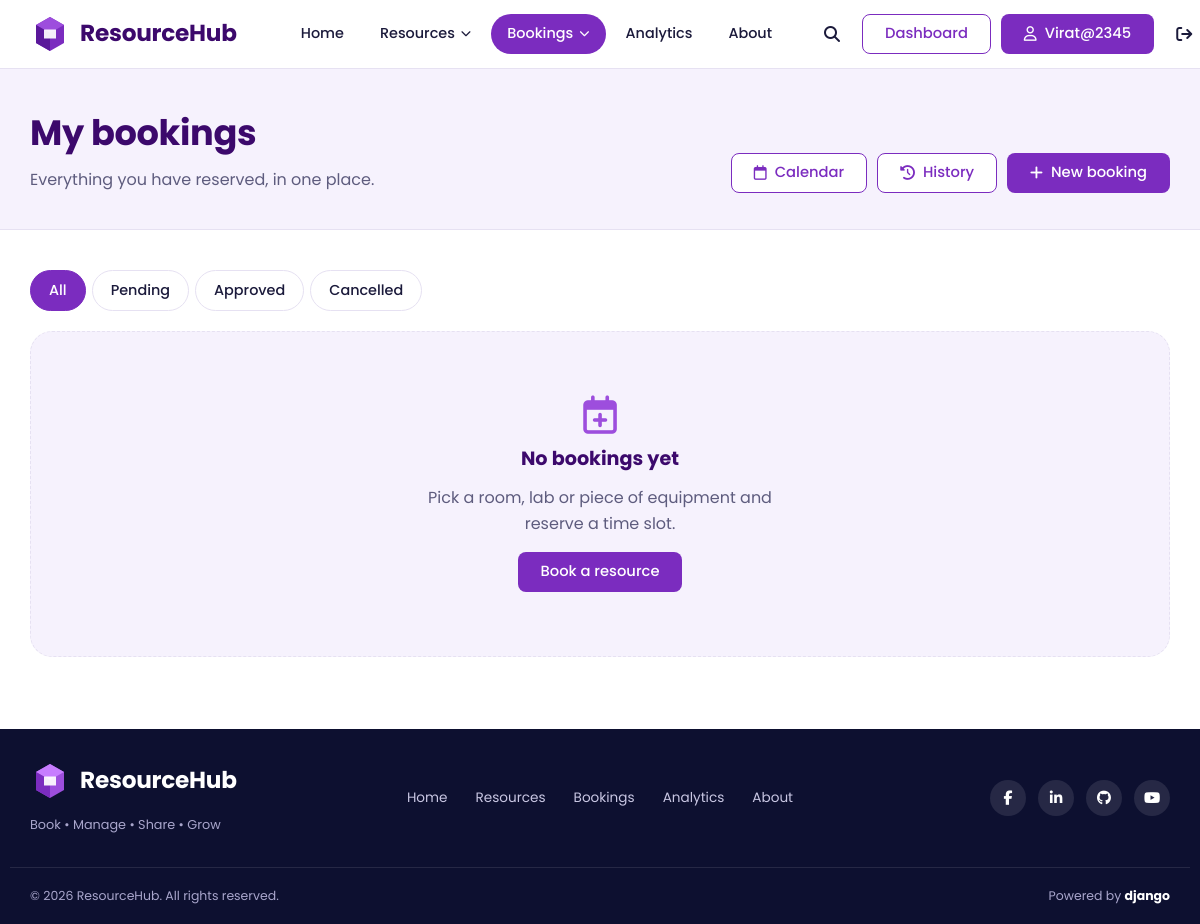
Before: /bookings/ (signed in) with the older database file.
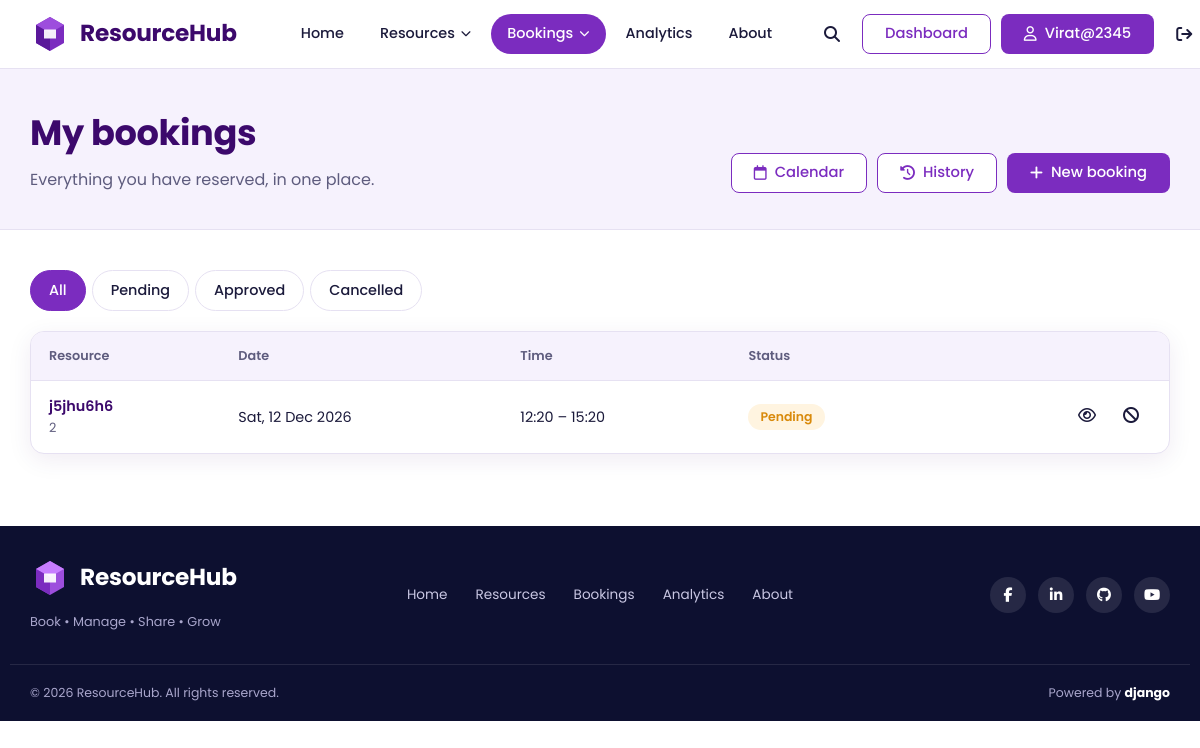
After: the same page with the newer database file.
### bookings/models.py (models this page shows)
class Booking(models.Model):
    user = models.ForeignKey('accounts.User', on_delete=models.CASCADE, related_name='bookings')
    resource = models.ForeignKey('resources.Resource', on_delete=models.CASCADE, related_name='bookings')
    start_time = models.DateTimeField()
    end_time = models.DateTimeField()
    purpose = models.TextField()
    priority_score = models.FloatField(default=0)
    is_recurring = models.BooleanField(default=False)
    recurrence_rule = models.CharField(max_length=100, blank=True)
    status = models.CharField(max_length=50, default='Pending')
    created_at = models.DateTimeField(auto_now_add=True)

### resources/models.py (models this page shows, shortened)
class Resource(models.Model):
    name = models.CharField(max_length=200)
    category = models.ForeignKey(ResourceCategory, on_delete=models.CASCADE)
    department = models.CharField(max_length=100)
    capacity = models.PositiveIntegerField()
    location = models.CharField(max_length=200)
    qr_code = models.CharField(
        max_length=255,
        unique=True,
        default=uuid.uuid4,
        editable=False
    )
    device_code = models.CharField(
        max_length=100,
        unique=True,
        default=generate_device_code,
        editable=False
    )
    open_time = models.TimeField()
    close_time = models.TimeField()
    status = models.CharField(max_length=50)
    description = models.TextField()

### bookings/views.py (the view)
# urls.py: path('', views.booking_list, name='booking_list'),
@login_required
def booking_list(request):
    bookings = Booking.objects.filter(
        user=request.user
    ).select_related('resource').order_by('-start_time')
    return render(request, 'bookings/booking_list.html', {
        'bookings': bookings
    })

### templates/bookings/booking_list.html (shortened to what this page needs)
{% extends 'core/base.html' %}
{% load static %}
{% block extra_css %}<link rel="stylesheet" href="{% static 'css/bookings.css' %}">{% endblock %}
{% block content %}
<section class="page-head">
  <div class="container page-head-inner">
    <div>
      <h1>My bookings</h1>
      <p>Everything you have reserved, in one place.</p>
    </div>
    <div class="head-actions">
      <a class="btn btn-outline" href="{% url 'bookings:booking_calendar' %}"><i class="fa-regular fa-calendar" aria-hidden="true"></i> Calendar</a>
      <a class="btn btn-outline" href="{% url 'bookings:booking_history' %}"><i class="fa-solid fa-clock-rotate-left" aria-hidden="true"></i> History</a>
      <a class="btn btn-primary" href="{% url 'resources:resource_list' %}">
    <i class="fa-solid fa-plus" aria-hidden="true"></i>
    New booking
</a>
    </div>
  </div>
</section>
<section class="section">
  <div class="container">
    <nav class="tabs" aria-label="Filter by status">
      <a class="tab{% if not request.GET.status %} active{% endif %}" href="{% url 'bookings:booking_list' %}">All</a>
      <a class="tab{% if request.GET.status == 'Pending' %} active{% endif %}" href="?status=Pending">Pending</a>
      <a class="tab{% if request.GET.status == 'Approved' %} active{% endif %}" href="?status=Approved">Approved</a>
      <a class="tab{% if request.GET.status == 'Cancelled' %} active{% endif %}" href="?status=Cancelled">Cancelled</a>
    </nav>
    {% if bookings %}
    <div class="panel flush">
      <div class="table-wrap">
        <table class="data-table">
          <thead>
            <tr>
              <th scope="col">Resource</th>
              <th scope="col">Date</th>
              <th scope="col">Time</th>
              <th scope="col">Status</th>
              <th scope="col"><span class="sr-only">Actions</span></th>
            </tr>
          </thead>
          <tbody>
            {% for b in bookings %}
            <tr>
              <td data-label="Resource">
                <a class="row-title" href="{% url 'bookings:booking_detail' b.id %}">{{ b.resource.name }}</a>
                <small class="row-sub">{{ b.purpose|truncatechars:48 }}</small>
              </td>
              <td data-label="Date">{{ b.start_time|date:"D, d M Y" }}</td>
              <td data-label="Time">{{ b.start_time|time:"H:i" }} – {{ b.end_time|time:"H:i" }}</td>
              <td data-label="Status"><span class="badge badge-{{ b.status|lower|slugify }}">{{ b.status }}</span></td>
              <td class="row-actions">
                <a class="icon-btn" href="{% url 'bookings:booking_detail' b.id %}" aria-label="View booking" title="View"><i class="fa-regular fa-eye" aria-hidden="true"></i></a>
                {% if b.status != 'Cancelled' %}
                <a class="icon-btn icon-danger" href="{% url 'bookings:cancel_booking' b.id %}" aria-label="Cancel booking" title="Cancel"><i class="fa-solid fa-ban" aria-hidden="true"></i></a>
                {% endif %}
              </td>
            </tr>
            {% endfor %}
          </tbody>
        </table>
      </div>
    </div>
    {% else %}
    <div class="empty-state">
      <i class="fa-regular fa-calendar-plus" aria-hidden="true"></i>
      <h2>No bookings yet</h2>
      <p>Pick a room, lab or piece of equipment and reserve a time slot.</p>
      <a class="btn btn-primary" href="{% url 'resources:resource_list' %}">
    Book a resource
</a>
    </div>
    {% endif %}
  </div>
</section>
{% endblock %}

Changed rows visible on the page:
added Booking: resource.name "j5jhu6h6", purpose "2", start_time "Sat, 12 Dec 2026", start_time "12:20", end_time "15:20", status "Pending"
Other visible differences:
text no longer shown: "No bookings yet Pick a room, lab or piece of equipment and reserve a time slot. Book a resource"
text now shown: "Resource Date Time Status"
